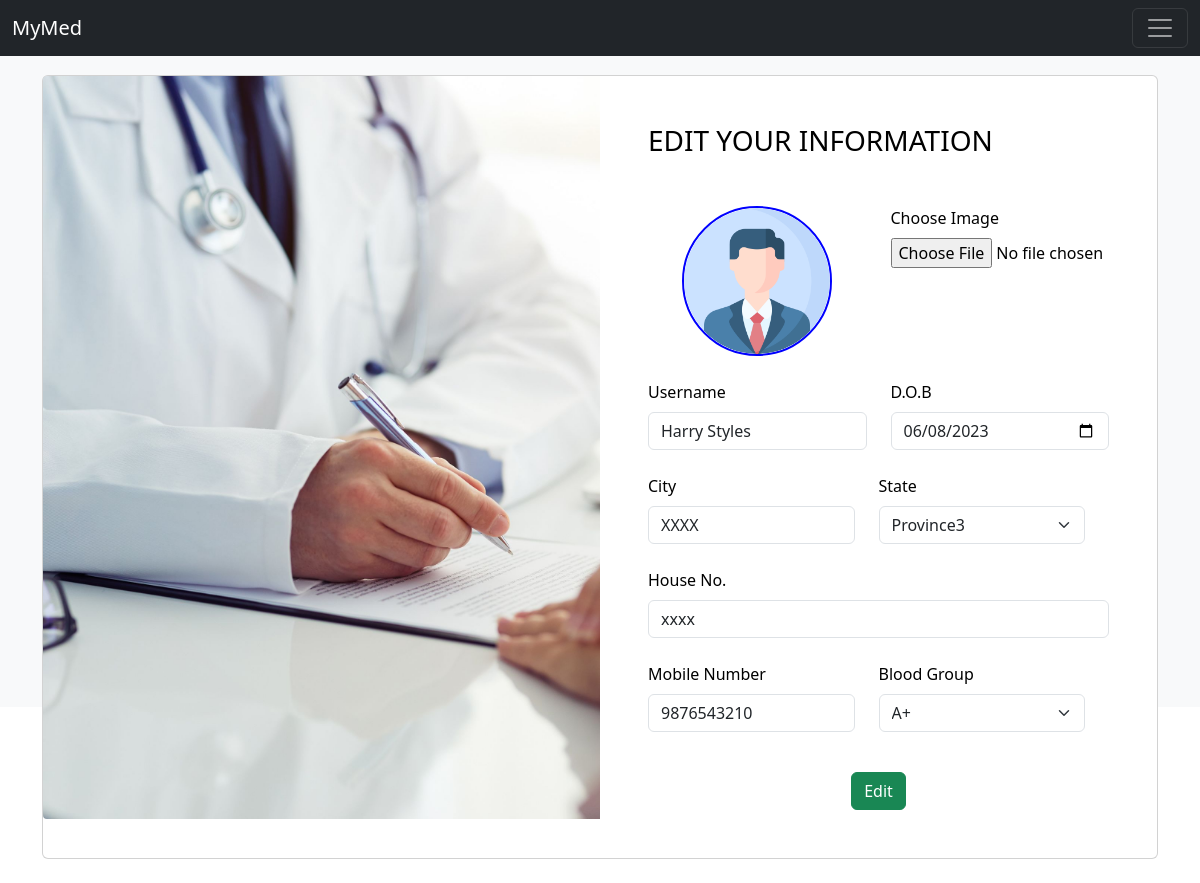
/Patient/editinfopatient.php (signed in), run on the app's committed database.
### tables this page shows
CREATE TABLE `patientdetails` (
  `PatientId` int(11) NOT NULL,
  `LoginId` int(11) NOT NULL,
  `PatientCity` varchar(255) NOT NULL DEFAULT 'XXXX',
  `PatientState` varchar(255) NOT NULL DEFAULT 'Province3',
  `PatientHouseNo` varchar(255) NOT NULL DEFAULT 'xxxx',
  `PatientBloodGroup` varchar(25) NOT NULL DEFAULT 'A+',
  `PatientMobile` bigint(20) NOT NULL DEFAULT 9876543210,
  `PatientProfilePicture` varchar(300) NOT NULL DEFAULT 'PP1.png'
);

CREATE TABLE `logintable` (
  `LoginId` int(11) NOT NULL,
  `Username` varchar(50) NOT NULL,
  `Email` varchar(50) NOT NULL,
  `Password` varchar(255) NOT NULL,
  `D.O.B` date NOT NULL,
  `Gender` varchar(10) NOT NULL,
  `Role` varchar(10) NOT NULL,
  `AccountCreation` datetime NOT NULL DEFAULT current_timestamp(),
  `verificationcode` varchar(255) NOT NULL,
  `isverified` int(11) NOT NULL DEFAULT 0,
  `NMCno` varchar(255) NOT NULL,
  `certificate` varchar(300) NOT NULL,
  `verifieddoctor` int(11) NOT NULL DEFAULT 0,
  `userdelete` int(11) NOT NULL DEFAULT 0
);

### Patient/editinfopatient.php (the view, shortened to what this page needs)
<?php
include '../bootstrap.php';
include 'nabbar.php';
$Loginid = "";
if (isset($_SESSION['patientid'])) {
  $Loginid = $_SESSION['patientid'];
}
?>
<!DOCTYPE html>
<html lang="en">
<head>
</head>
<body>
  <?php
  $Usernamepatient = "";
  $dobpatient = "";
  $citypatient = "";
  $statepatient = "";
  $houseNopatient = "";
  $bloodgrouppatient = "";
  $mobilepatient = "";
  $profilePicturepatient = "";
  require('../connection.php');
  $sql3 = "SELECT lt.Username, lt.`D.O.B`, pd.PatientCity, pd.PatientState, pd.PatientHouseNo, pd.PatientBloodGroup, pd.PatientMobile,             pd.PatientProfilePicture
FROM logintable lt
JOIN patientdetails pd ON lt.LoginId = pd.LoginId
WHERE lt.LoginId = '$Loginid'";
  $result = mysqli_query($conn, $sql3);
  while ($row = mysqli_fetch_array($result)) {
    $Usernamepatient = $row['Username'];
    $dobpatient = $row['D.O.B'];
    $citypatient= $row['PatientCity'];
    $statepatient = $row['PatientState'];
    $houseNopatient  = $row['PatientHouseNo'];
    $bloodgrouppatient  = $row['PatientBloodGroup'];
    $mobilepatient = $row['PatientMobile'];
    $profilePicturepatient = "../profilepicture/" . $row['PatientProfilePicture'];
  }
  ?>
  <br>
  <form id="editPatientForm" class="row g-3 mt-5" action="patienteditcode.php" method="POST" enctype="multipart/form-data">
    <section class="h-100 bg-light custom-margin">
      <div class="container py-5 h-100">
        <div class="row d-flex justify-content-center align-items-center h-100">
          <div class="col pt-3">
            <div class="card card-registration my-4">
              <div class="row g-0">
                <div class="col-xl-6 d-none d-xl-block">
                  <img src="../profilepicture/test.jpg"
                    alt="Sample photo" class="img-fluid"
                    style="border-top-left-radius: .25rem; border-bottom-left-radius: .25rem;" />
                </div>
                <div class="col-xl-6">
                  <div class="card-body p-md-5 text-black">
                    <h3 class="mb-5 text-uppercase">Edit Your Information</h3>
                    <div class="row">
                      <div class="col-md-6 mb-4">
                        <div class="d-flex justify-content-center">
                          <div class="rounded-circle overflow-hidden"
                            style="width: 150px; height: 150px; border: 2px solid blue;">
                            <img id="profilePicturepa" src=<?= $profilePicturepatient; ?> alt="Profile Picture"
                              class="img-fluid rounded-circle" style="object-fit: cover; width: 100%; height: 100%;"
                              value="<?php echo $profilePicturepatient ?>">
                          </div>
                        </div>
                      </div>
                      <div class="col-md-6 mb-4">
                        <div class="form-outline">
                          <label for="chooseimgpa" class="form-label">Choose Image</label>
                          <input type="file" name="chooseimgpa" id="chooseimgpa">
                        </div>
                      </div>
                    </div>
                    <div class="row">
                      <div class="col-md-6 mb-4">
                        <div class="form-outline">
                          <label for="Usernamepa" class="form-label">Username</label>
                          <input type="text" class="form-control" name="usernamepa" id="Usernamepa"
                            value="<?php echo $Usernamepatient ?>">
                        </div>
                      </div>
                      <div class="col-md-6 mb-4">
                        <div class="form-outline">
                          <label for="datepa" class="form-label">D.O.B</label>
                          <input type="date" class="form-control" name="datepa" id="datepa" value="<?php echo $dobpatient ?>">
                        </div>
                      </div>
                      <div class="row">
                        <div class="col-md-6 mb-4">
                          <div class="form-outline">
                            <label for="inputCitpay" class="form-label">City</label>
                            <input type="text" class="form-control" name="Citypa" id="inputCitypa"
                              value="<?php echo $citypatient ?>">
                          </div>
                        </div>
                        <div class="col-md-6 mb-4">
                          <div class="form-outline">
                            <label for="inputStatepa" class="form-label">State</label>
                            <select name="statepa" id="inputStatepa" class="form-select">
                              <option value="Province3" <?php if ($statepatient == "Province3")
                                echo " selected"; ?>>Province3
                              </option>
                            </select>
                          </div>
                        </div>
                      </div>
                      <div class="form-outline mb-4">
                        <label for="inputhousepa" class="form-label">House No.</label>
                        <input type="text" class="form-control" name="Housepa" id="inputhousepa"
                          value="<?php echo $houseNopatient ?>">
                      </div>
                      <div class="row">
                        <div class="col-md-6 mb-4">
                          <div class="form-outline">
                            <label for="mobilepatient" class="form-label">Mobile Number</label>
                            <input type="text" class="form-control" name="MobileNopa" id="mobilepatient"
                              value="<?php echo $mobilepatient ?>">
                          </div>
                        </div>
                        <div class="col-md-6 mb-4">
                          <div class="form-outline">
                            <label for="BloodGrouppa" class="form-label">Blood Group</label>
                            <select name="BloodGroupPatient" id="BloodGrouppa" class="form-select">
                              <option value="A+" <?php if ($bloodgrouppatient == "A+")
                                echo " selected"; ?>>A+
                              </option>
                            </select>
                          </div>
                        </div>
                      </div>
                      <div class="d-flex justify-content-center pt-3">
                        <button type='button' class='btn btn-success editPatientDetails' data-bs-toggle='modal'
                          data-bs-target='#editPatientDetailsModal'>Edit</button>
                      </div>
                    </div>
                  </div>
                </div>
              </div>
            </div>
          </div>
        </div>
    </section>
  </form>
</body>
</html>

### Patient/editinfopatient.php (style rules this page uses)
.custom-margin { margin-top: -85px; }
.container { height: 90vh!important; }

### data on the page
patientdetails: PatientProfilePicture (picture), usernamepa "Harry Styles", datepa "06/08/2023", Citypa "XXXX", statepa "Province3", Housepa "xxxx", MobileNopa "9876543210", BloodGroupPatient "A+"
